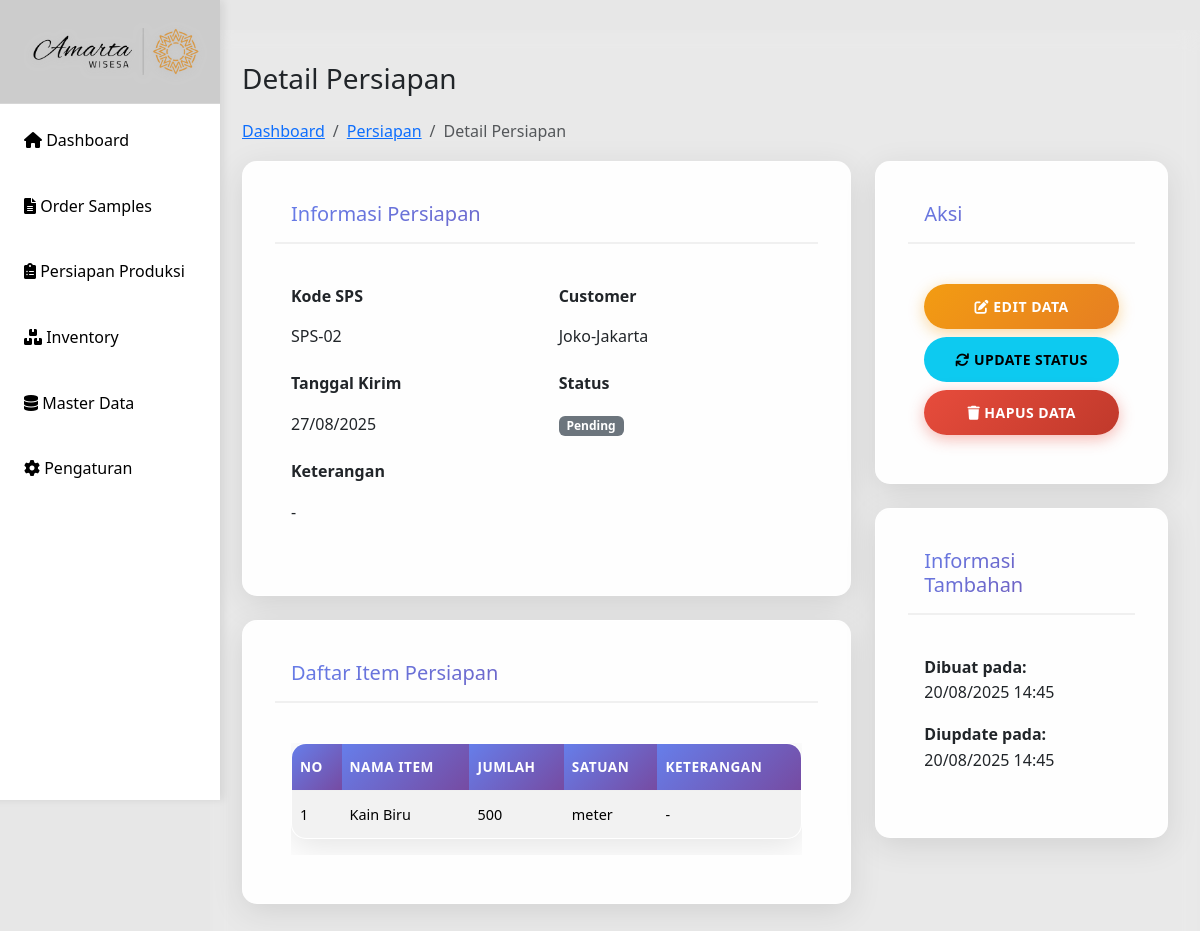
The app's page /detail-persiapan.php?id=1, older data.
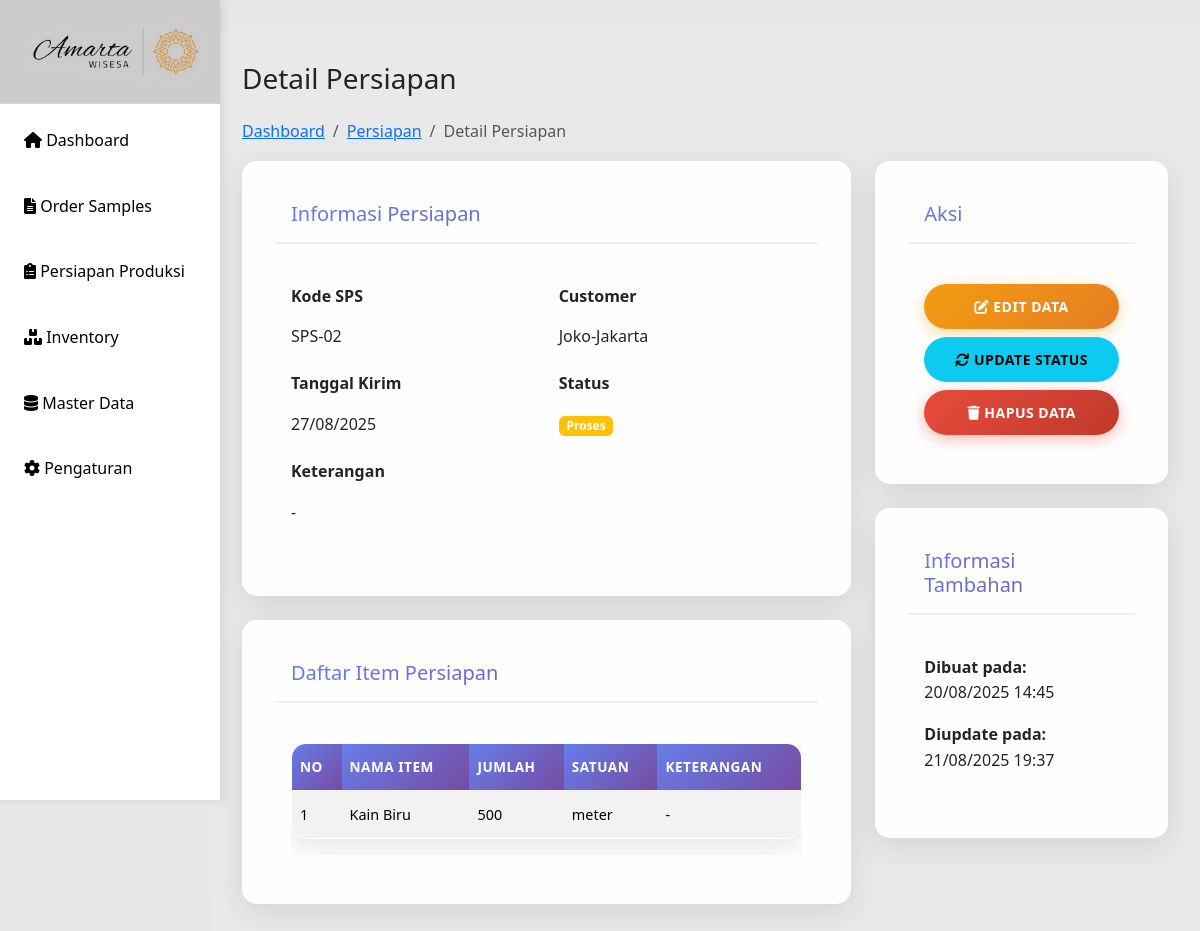
The same page, newer data.
### tables this page shows
CREATE TABLE `persiapan` (
  `id` int(11) NOT NULL,
  `id_sps` int(11) NOT NULL,
  `kode_barang` varchar(50) DEFAULT NULL,
  `nama_barang` varchar(100) DEFAULT NULL,
  `jumlah` int(11) DEFAULT NULL,
  `satuan` varchar(20) DEFAULT NULL,
  `harga` decimal(10,2) DEFAULT NULL,
  `total` decimal(10,2) DEFAULT NULL,
  `tanggal_persiapan` date NOT NULL,
  `pola` varchar(255) DEFAULT NULL,
  `marker` varchar(255) DEFAULT NULL,
  `upload_spk` varchar(255) DEFAULT NULL,
  `status` enum('pending','proses','selesai') DEFAULT 'pending',
  `created_at` datetime DEFAULT current_timestamp(),
  `updated_at` datetime DEFAULT current_timestamp() ON UPDATE current_timestamp()
);

CREATE TABLE `sps` (
  `id` int(11) NOT NULL,
  `tanggal` date DEFAULT NULL,
  `sps_no` varchar(20) DEFAULT NULL,
  `customer` varchar(100) DEFAULT NULL,
  `item` varchar(100) DEFAULT NULL,
  `artikel` varchar(100) DEFAULT NULL,
  `qty` int(11) DEFAULT NULL,
  `size` varchar(20) DEFAULT NULL,
  `sample_product` varchar(255) DEFAULT NULL,
  `design` varchar(255) DEFAULT NULL,
  `st_chart` varchar(255) DEFAULT NULL,
  `material_sm` varchar(255) DEFAULT NULL,
  `pola_sample` varchar(255) DEFAULT NULL,
  `buat_sample` varchar(255) DEFAULT NULL,
  `kirim` date DEFAULT NULL,
  `approval` varchar(100) DEFAULT NULL,
  `sp_srx` varchar(100) DEFAULT NULL
);

### detail-persiapan.php (the view, shortened to what the changed rows need)
<?php
include 'includes/header.php';
include 'config/db.php';
$id_persiapan = intval($_GET['id']);
$sql = "SELECT p.*, s.customer as nama_customer, s.sps_no as kode_sps, s.kirim as tanggal_kirim
        FROM persiapan p
        JOIN sps s ON p.id_sps = s.id
        WHERE p.id = ?";
$stmt = mysqli_prepare($conn, $sql);
mysqli_stmt_bind_param($stmt, "i", $id_persiapan);
mysqli_stmt_execute($stmt);
$result = mysqli_stmt_get_result($stmt);
$persiapan = mysqli_fetch_assoc($result);
$items = [$persiapan];
?>
<div class="main-content">
    <div class="row">
        <div class="col-12">
            <h1 class="h3 mb-4">Detail Persiapan</h1>
            <div class="row">
                <div class="col-md-8">
                    <div class="card">
                        <div class="card-body">
                            <div class="row">
                                <div class="col-md-6">
                                    <div class="mb-3">
                                        <label class="form-label"><strong>Kode SPS</strong></label>
                                        <p class="form-control-plaintext"><?= htmlspecialchars($persiapan['kode_sps']); ?></p>
                                    </div>
                                </div>
                                <div class="col-md-6">
                                    <div class="mb-3">
                                        <label class="form-label"><strong>Customer</strong></label>
                                        <p class="form-control-plaintext"><?= htmlspecialchars($persiapan['nama_customer']); ?></p>
                                    </div>
                                </div>
                            </div>
                            <div class="row">
                                <div class="col-md-6">
                                    <div class="mb-3">
                                        <label class="form-label"><strong>Tanggal Kirim</strong></label>
                                        <p class="form-control-plaintext"><?= date('d/m/Y', strtotime($persiapan['tanggal_kirim'])); ?></p>
                                    </div>
                                </div>
                                <div class="col-md-6">
                                    <div class="mb-3">
                                        <p class="form-control-plaintext">
                                            <span class="badge bg-<?= $persiapan['status'] == 'selesai' ? 'success' : ($persiapan['status'] == 'proses' ? 'warning' : 'secondary'); ?>">
                                                <?= ucfirst($persiapan['status']); ?>
                                            </span>
                                        </p>
                                    </div>
                                </div>
                            </div>
                        </div>
                    </div>
                    <div class="card mt-3">
                        <div class="card-body">
                            <div class="table-responsive">
                                <table class="table table-striped">
                                    <thead>
                                        <tr>
                                            <th>No</th>
                                            <th>Nama Item</th>
                                            <th>Jumlah</th>
                                            <th>Satuan</th>
                                            <th>Keterangan</th>
                                        </tr>
                                    </thead>
                                    <tbody>
                                        <?php if (count($items) > 0): ?>
                                            <?php foreach ($items as $index => $item): ?>
                                                <tr>
                                                    <td><?= $index + 1; ?></td>
                                                    <td><?= htmlspecialchars($item['nama_barang']); ?></td>
                                                    <td><?= htmlspecialchars($item['jumlah']); ?></td>
                                                    <td><?= htmlspecialchars($item['satuan']); ?></td>
                                                    <td><?= htmlspecialchars($item['keterangan'] ?? '-'); ?></td>
                                                </tr>
                                            <?php endforeach; ?>
                                        <?php else: ?>
                                            <tr>
                                                <td colspan="5" class="text-center">Tidak ada item persiapan</td>
                                            </tr>
                                        <?php endif; ?>
                                    </tbody>
                                </table>
                            </div>
                        </div>
                    </div>
                </div>
                <div class="col-md-4">
                    <div class="card mt-3">
                        <div class="card-body">
                            <p><strong>Dibuat pada:</strong><br>
                            <?= date('d/m/Y H:i', strtotime($persiapan['created_at'])); ?></p>
                            <?php if ($persiapan['updated_at']): ?>
                                <p><strong>Diupdate pada:</strong><br>
                                <?= date('d/m/Y H:i', strtotime($persiapan['updated_at'])); ?></p>
                            <?php endif; ?>
                        </div>
                    </div>
                </div>
            </div>
        </div>
    </div>
</div>
<?php
include 'includes/footer.php';
?>

Row changes from the older to the newer data that the page shows:
changed persiapan "Kain Biru": status "Pending" → "Proses"; updated_at "20/08/2025 14:45" → "21/08/2025 19:37"
